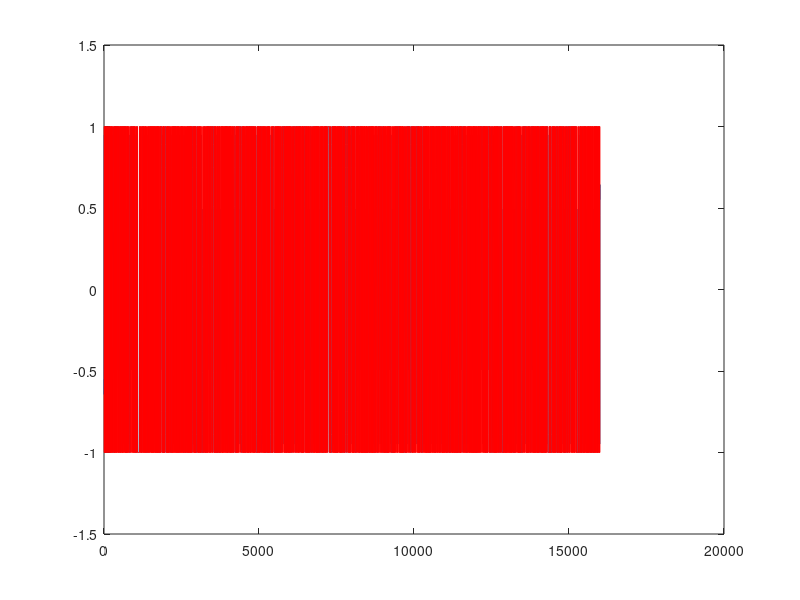
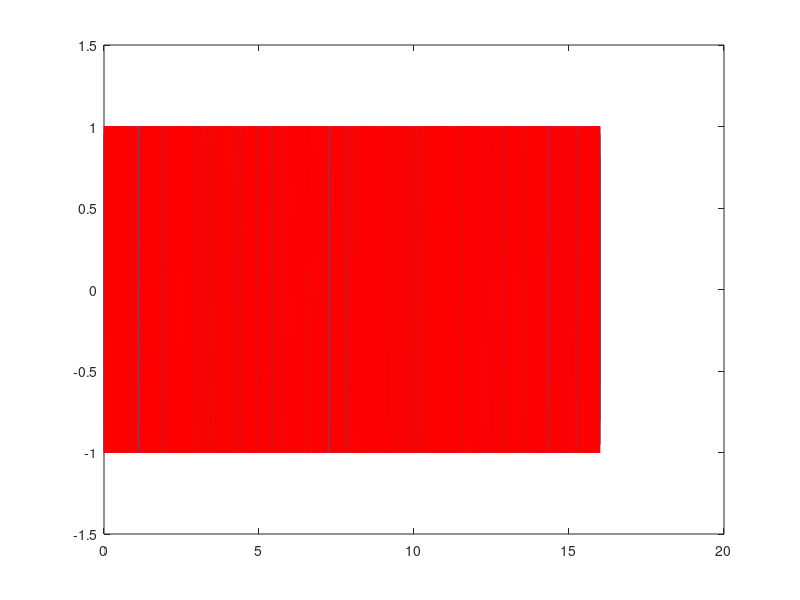
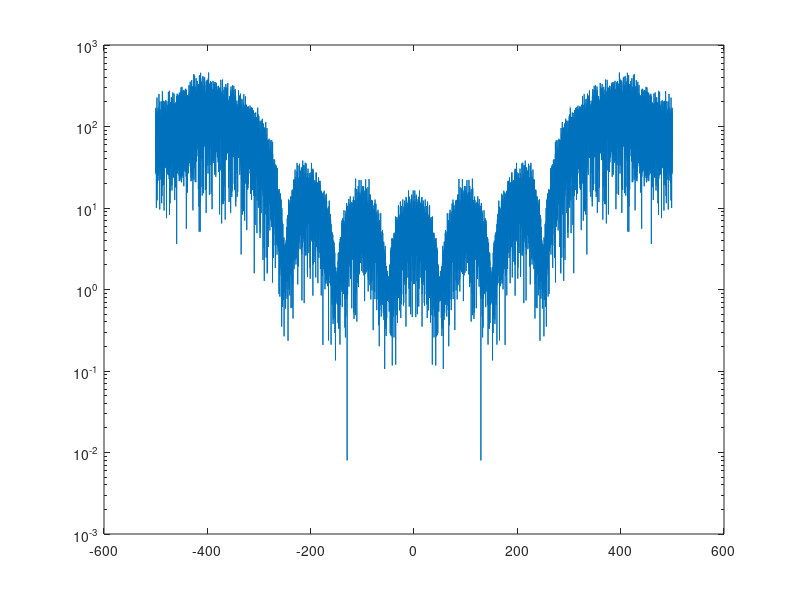
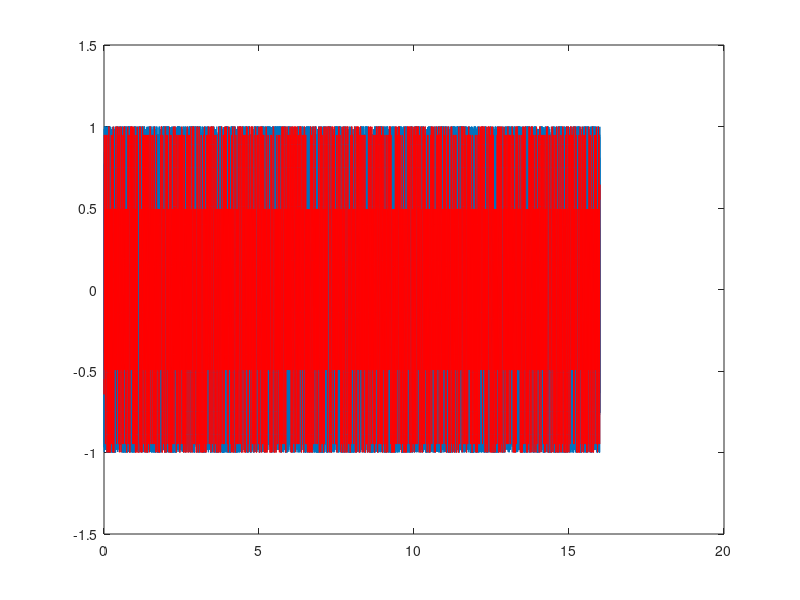

Reproduce these figures in MATLAB, in order.
beta = 0.3;
Fs = 1000;
Br = 200;
Tr = 1/Br;
K = 3;
F0 = 8*Br;
T = 16 ;

t = -K*Tr:1/Fs:K*Tr;
g = beta/Tr*sqrt(2*pi/log(2))*exp(-2*(pi*beta)^2*t.^2/log(2)/(Tr^2));
g = g/sum(g);
data = randi(2,1,T*Br)-1;
data = reshape(repmat(data,Fs/Br,1),[],1)*2 - 1;

data_f = conv(data,g);
data_f = data_f((length(g)-1)/2+1:end-(length(g)-1)/2);
plot(data_f)
hold on
plot(data,'r')
hold off
figure

t = [0:T*Fs-1]'/Fs;


wd= pi*Br*0.5;

smi=cumsum(data);
integral=smi*1/Fs;
integral=integral*wd;
I=cos(integral);
Q=sin(integral);
s=I.*cos(2*pi*F0*t)-Q.*sin(2*pi*F0*t);
figure
plot(t,s);
hold on
plot(t,data,'r')
hold off


figure
ff = [-length(s)/2:length(s)/2-1]/T;
semilogy(ff,abs(fftshift(fft(s))))

data  = data_f;
t = [0:T*Fs-1]'/Fs;


wd= pi*Br*0.5;

smi=cumsum(data);
integral=smi*1/Fs;
integral=integral*wd;
I=cos(integral);
Q=sin(integral);
s=I.*cos(2*pi*F0*t)-Q.*sin(2*pi*F0*t);
figure
plot(t,s);
hold on
plot(t,data,'r')
hold off


figure
ff = [-length(s)/2:length(s)/2-1]/T;
semilogy(ff,abs(fftshift(fft(s))))